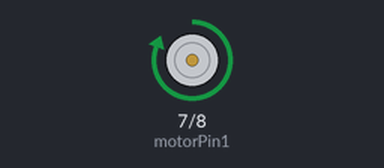
Recording of a sketch running on a simulated Arduino Uno, built with avr-gcc and run on an emulated ATmega328P. Shown: motor-driver pin pairs drawn as motors (green arrow = first pin HIGH = forward, orange = second pin HIGH = backward, longer = more drive).

Above: at 0.5 s.
At 2.7 s:
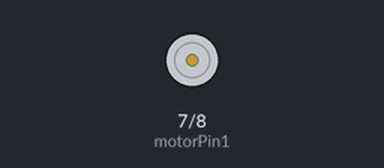
At 5.0 s:
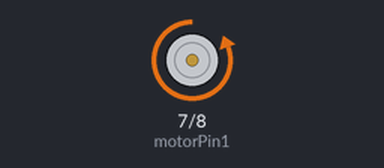
Timing chart, 0 to 6.9 s (numbered marks = the images above):
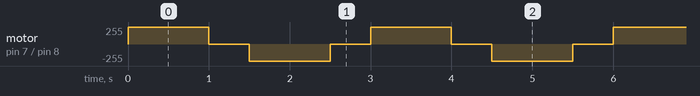

Measured:
- by itself, motor on pin 7 (motorPin1) / pin 8 (motorPin2): repeats every 3.0 s: stopped 0.50 s, backward 255/255 1.0 s, stopped 0.50 s, forward 255/255 1.0 s

The sketch:

motor_control.ino
```cpp
// DC motor control with L298N or similar motor driver
const int motorPin1 = 7;
const int motorPin2 = 8;

void setup() {
  pinMode(motorPin1, OUTPUT);
  pinMode(motorPin2, OUTPUT);
}

void loop() {
  // Move motor forward
  digitalWrite(motorPin1, HIGH);
  digitalWrite(motorPin2, LOW);
  delay(1000);

  // Stop motor
  digitalWrite(motorPin1, LOW);
  digitalWrite(motorPin2, LOW);
  delay(500);

  // Move motor backward
  digitalWrite(motorPin1, LOW);
  digitalWrite(motorPin2, HIGH);
  delay(1000);

  // Stop motor
  digitalWrite(motorPin1, LOW);
  digitalWrite(motorPin2, LOW);
  delay(500);
}
```
